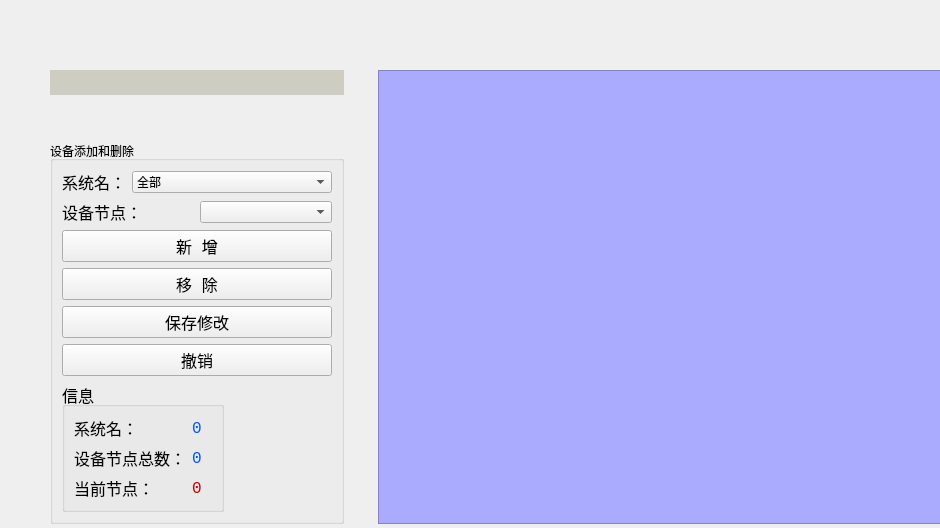
<?xml version="1.0" encoding="UTF-8"?>
<ui version="4.0">
 <class>DeviceManage</class>
 <widget class="QWidget" name="DeviceManage">
  <property name="geometry">
   <rect>
    <x>0</x>
    <y>0</y>
    <width>940</width>
    <height>528</height>
   </rect>
  </property>
  <property name="windowTitle">
   <string>Form</string>
  </property>
  <widget class="QWidget" name="layoutWidget">
   <property name="geometry">
    <rect>
     <x>50</x>
     <y>30</y>
     <width>1317</width>
     <height>534</height>
    </rect>
   </property>
   <layout class="QHBoxLayout" name="horizontalLayout_3" stretch="0,0,1,0">
    <item>
     <layout class="QVBoxLayout" name="verticalLayout_6">
      <property name="sizeConstraint">
       <enum>QLayout::SetFixedSize</enum>
      </property>
      <item>
       <spacer name="verticalSpacer">
        <property name="orientation">
         <enum>Qt::Vertical</enum>
        </property>
        <property name="sizeType">
         <enum>QSizePolicy::Fixed</enum>
        </property>
        <property name="sizeHint" stdset="0">
         <size>
          <width>20</width>
          <height>40</height>
         </size>
        </property>
       </spacer>
      </item>
      <item>
       <widget class="QLabel" name="bigSyslabel">
        <property name="sizePolicy">
         <sizepolicy hsizetype="Preferred" vsizetype="Expanding">
          <horstretch>0</horstretch>
          <verstretch>0</verstretch>
         </sizepolicy>
        </property>
        <property name="styleSheet">
         <string notr="true">font: 75 20pt &quot;Adobe Arabic&quot;;
color: rgb(205, 0, 0);
background-color: rgb(205, 205, 193);</string>
        </property>
        <property name="text">
         <string/>
        </property>
        <property name="alignment">
         <set>Qt::AlignCenter</set>
        </property>
       </widget>
      </item>
      <item>
       <spacer name="verticalSpacer_5">
        <property name="orientation">
         <enum>Qt::Vertical</enum>
        </property>
        <property name="sizeType">
         <enum>QSizePolicy::Fixed</enum>
        </property>
        <property name="sizeHint" stdset="0">
         <size>
          <width>20</width>
          <height>40</height>
         </size>
        </property>
       </spacer>
      </item>
      <item>
       <widget class="QGroupBox" name="groupBox_2">
        <property name="styleSheet">
         <string notr="true">font: 75 12pt &quot;Courier New&quot;;</string>
        </property>
        <property name="title">
         <string>设备添加和删除</string>
        </property>
        <layout class="QVBoxLayout" name="verticalLayout_5">
         <item>
          <layout class="QVBoxLayout" name="verticalLayout_3" stretch="1,1">
           <item>
            <layout class="QVBoxLayout" name="verticalLayout">
             <property name="sizeConstraint">
              <enum>QLayout::SetFixedSize</enum>
             </property>
             <item>
              <layout class="QHBoxLayout" name="horizontalLayout">
               <item>
                <widget class="QLabel" name="label_2">
                 <property name="sizePolicy">
                  <sizepolicy hsizetype="Expanding" vsizetype="Preferred">
                   <horstretch>0</horstretch>
                   <verstretch>0</verstretch>
                  </sizepolicy>
                 </property>
                 <property name="font">
                  <font>
                   <family>Courier New</family>
                   <pointsize>12</pointsize>
                   <weight>9</weight>
                   <italic>false</italic>
                   <bold>false</bold>
                  </font>
                 </property>
                 <property name="text">
                  <string>系统名：</string>
                 </property>
                </widget>
               </item>
               <item>
                <widget class="QComboBox" name="cbxYear">
                 <property name="sizePolicy">
                  <sizepolicy hsizetype="Expanding" vsizetype="Fixed">
                   <horstretch>0</horstretch>
                   <verstretch>0</verstretch>
                  </sizepolicy>
                 </property>
                 <property name="minimumSize">
                  <size>
                   <width>200</width>
                   <height>0</height>
                  </size>
                 </property>
                 <property name="maximumSize">
                  <size>
                   <width>200</width>
                   <height>16777215</height>
                  </size>
                 </property>
                 <item>
                  <property name="text">
                   <string>全部</string>
                  </property>
                 </item>
                </widget>
               </item>
              </layout>
             </item>
             <item>
              <layout class="QHBoxLayout" name="horizontalLayout_2">
               <item>
                <widget class="QLabel" name="label_7">
                 <property name="sizePolicy">
                  <sizepolicy hsizetype="Expanding" vsizetype="Preferred">
                   <horstretch>0</horstretch>
                   <verstretch>0</verstretch>
                  </sizepolicy>
                 </property>
                 <property name="font">
                  <font>
                   <family>Courier New</family>
                   <pointsize>12</pointsize>
                   <weight>9</weight>
                   <italic>false</italic>
                   <bold>false</bold>
                  </font>
                 </property>
                 <property name="text">
                  <string>设备节点：</string>
                 </property>
                </widget>
               </item>
               <item>
                <widget class="QComboBox" name="cbxTerm">
                 <property name="sizePolicy">
                  <sizepolicy hsizetype="Expanding" vsizetype="Fixed">
                   <horstretch>0</horstretch>
                   <verstretch>0</verstretch>
                  </sizepolicy>
                 </property>
                 <property name="minimumSize">
                  <size>
                   <width>100</width>
                   <height>0</height>
                  </size>
                 </property>
                </widget>
               </item>
              </layout>
             </item>
            </layout>
           </item>
           <item>
            <layout class="QVBoxLayout" name="verticalLayout_2">
             <property name="sizeConstraint">
              <enum>QLayout::SetFixedSize</enum>
             </property>
             <item>
              <widget class="QPushButton" name="btnAdd">
               <property name="font">
                <font>
                 <family>Courier New</family>
                 <pointsize>12</pointsize>
                 <weight>9</weight>
                 <italic>false</italic>
                 <bold>false</bold>
                </font>
               </property>
               <property name="text">
                <string>新 增</string>
               </property>
              </widget>
             </item>
             <item>
              <widget class="QPushButton" name="btnRemove">
               <property name="font">
                <font>
                 <family>Courier New</family>
                 <pointsize>12</pointsize>
                 <weight>9</weight>
                 <italic>false</italic>
                 <bold>false</bold>
                </font>
               </property>
               <property name="text">
                <string>移 除</string>
               </property>
              </widget>
             </item>
             <item>
              <widget class="QPushButton" name="btnSave">
               <property name="font">
                <font>
                 <family>Courier New</family>
                 <pointsize>12</pointsize>
                 <weight>9</weight>
                 <italic>false</italic>
                 <bold>false</bold>
                </font>
               </property>
               <property name="text">
                <string>保存修改</string>
               </property>
              </widget>
             </item>
             <item>
              <widget class="QPushButton" name="btnRedo">
               <property name="font">
                <font>
                 <family>Courier New</family>
                 <pointsize>12</pointsize>
                 <weight>9</weight>
                 <italic>false</italic>
                 <bold>false</bold>
                </font>
               </property>
               <property name="text">
                <string>撤销</string>
               </property>
              </widget>
             </item>
             <item>
              <widget class="QGroupBox" name="groupBox">
               <property name="sizePolicy">
                <sizepolicy hsizetype="Preferred" vsizetype="Fixed">
                 <horstretch>0</horstretch>
                 <verstretch>0</verstretch>
                </sizepolicy>
               </property>
               <property name="font">
                <font>
                 <family>Courier New</family>
                 <pointsize>12</pointsize>
                 <weight>9</weight>
                 <italic>false</italic>
                 <bold>false</bold>
                </font>
               </property>
               <property name="title">
                <string>信息</string>
               </property>
               <layout class="QVBoxLayout" name="verticalLayout_4">
                <property name="sizeConstraint">
                 <enum>QLayout::SetFixedSize</enum>
                </property>
                <item>
                 <layout class="QGridLayout" name="gridLayout">
                  <property name="rightMargin">
                   <number>10</number>
                  </property>
                  <item row="0" column="1">
                   <widget class="QLabel" name="SysNameLabel">
                    <property name="palette">
                     <palette>
                      <active>
                       <colorrole role="WindowText">
                        <brush brushstyle="SolidPattern">
                         <color alpha="255">
                          <red>0</red>
                          <green>85</green>
                          <blue>255</blue>
                         </color>
                        </brush>
                       </colorrole>
                      </active>
                      <inactive>
                       <colorrole role="WindowText">
                        <brush brushstyle="SolidPattern">
                         <color alpha="255">
                          <red>0</red>
                          <green>85</green>
                          <blue>255</blue>
                         </color>
                        </brush>
                       </colorrole>
                      </inactive>
                      <disabled>
                       <colorrole role="WindowText">
                        <brush brushstyle="SolidPattern">
                         <color alpha="255">
                          <red>120</red>
                          <green>120</green>
                          <blue>120</blue>
                         </color>
                        </brush>
                       </colorrole>
                      </disabled>
                     </palette>
                    </property>
                    <property name="font">
                     <font>
                      <family>Courier New</family>
                      <pointsize>12</pointsize>
                      <weight>9</weight>
                      <italic>false</italic>
                      <bold>false</bold>
                     </font>
                    </property>
                    <property name="text">
                     <string>0</string>
                    </property>
                   </widget>
                  </item>
                  <item row="1" column="0">
                   <widget class="QLabel" name="label_4">
                    <property name="text">
                     <string>设备节点总数：</string>
                    </property>
                   </widget>
                  </item>
                  <item row="2" column="1">
                   <widget class="QLabel" name="currentNodeLabel">
                    <property name="palette">
                     <palette>
                      <active>
                       <colorrole role="WindowText">
                        <brush brushstyle="SolidPattern">
                         <color alpha="255">
                          <red>198</red>
                          <green>0</green>
                          <blue>0</blue>
                         </color>
                        </brush>
                       </colorrole>
                      </active>
                      <inactive>
                       <colorrole role="WindowText">
                        <brush brushstyle="SolidPattern">
                         <color alpha="255">
                          <red>198</red>
                          <green>0</green>
                          <blue>0</blue>
                         </color>
                        </brush>
                       </colorrole>
                      </inactive>
                      <disabled>
                       <colorrole role="WindowText">
                        <brush brushstyle="SolidPattern">
                         <color alpha="255">
                          <red>120</red>
                          <green>120</green>
                          <blue>120</blue>
                         </color>
                        </brush>
                       </colorrole>
                      </disabled>
                     </palette>
                    </property>
                    <property name="font">
                     <font>
                      <family>Courier New</family>
                      <pointsize>12</pointsize>
                      <weight>9</weight>
                      <italic>false</italic>
                      <bold>false</bold>
                     </font>
                    </property>
                    <property name="text">
                     <string>0</string>
                    </property>
                   </widget>
                  </item>
                  <item row="2" column="0">
                   <widget class="QLabel" name="label_3">
                    <property name="text">
                     <string>当前节点：</string>
                    </property>
                   </widget>
                  </item>
                  <item row="1" column="1">
                   <widget class="QLabel" name="TotalNodeNumLabel">
                    <property name="palette">
                     <palette>
                      <active>
                       <colorrole role="WindowText">
                        <brush brushstyle="SolidPattern">
                         <color alpha="255">
                          <red>0</red>
                          <green>85</green>
                          <blue>255</blue>
                         </color>
                        </brush>
                       </colorrole>
                      </active>
                      <inactive>
                       <colorrole role="WindowText">
                        <brush brushstyle="SolidPattern">
                         <color alpha="255">
                          <red>0</red>
                          <green>85</green>
                          <blue>255</blue>
                         </color>
                        </brush>
                       </colorrole>
                      </inactive>
                      <disabled>
                       <colorrole role="WindowText">
                        <brush brushstyle="SolidPattern">
                         <color alpha="255">
                          <red>120</red>
                          <green>120</green>
                          <blue>120</blue>
                         </color>
                        </brush>
                       </colorrole>
                      </disabled>
                     </palette>
                    </property>
                    <property name="font">
                     <font>
                      <family>Courier New</family>
                      <pointsize>12</pointsize>
                      <weight>9</weight>
                      <italic>false</italic>
                      <bold>false</bold>
                     </font>
                    </property>
                    <property name="text">
                     <string>0</string>
                    </property>
                   </widget>
                  </item>
                  <item row="0" column="0">
                   <widget class="QLabel" name="label_6">
                    <property name="text">
                     <string>系统名：</string>
                    </property>
                   </widget>
                  </item>
                 </layout>
                </item>
               </layout>
              </widget>
             </item>
            </layout>
           </item>
          </layout>
         </item>
        </layout>
       </widget>
      </item>
      <item>
       <spacer name="verticalSpacer_2">
        <property name="orientation">
         <enum>Qt::Vertical</enum>
        </property>
        <property name="sizeHint" stdset="0">
         <size>
          <width>20</width>
          <height>40</height>
         </size>
        </property>
       </spacer>
      </item>
     </layout>
    </item>
    <item>
     <spacer name="horizontalSpacer">
      <property name="orientation">
       <enum>Qt::Horizontal</enum>
      </property>
      <property name="sizeType">
       <enum>QSizePolicy::Expanding</enum>
      </property>
      <property name="sizeHint" stdset="0">
       <size>
        <width>40</width>
        <height>20</height>
       </size>
      </property>
     </spacer>
    </item>
    <item>
     <layout class="QVBoxLayout" name="verticalLayout_7">
      <property name="sizeConstraint">
       <enum>QLayout::SetFixedSize</enum>
      </property>
      <item>
       <spacer name="verticalSpacer_3">
        <property name="orientation">
         <enum>Qt::Vertical</enum>
        </property>
        <property name="sizeType">
         <enum>QSizePolicy::Fixed</enum>
        </property>
        <property name="sizeHint" stdset="0">
         <size>
          <width>20</width>
          <height>40</height>
         </size>
        </property>
       </spacer>
      </item>
      <item>
       <widget class="TableView" name="tableView">
        <property name="sizePolicy">
         <sizepolicy hsizetype="Preferred" vsizetype="Preferred">
          <horstretch>0</horstretch>
          <verstretch>0</verstretch>
         </sizepolicy>
        </property>
        <property name="minimumSize">
         <size>
          <width>960</width>
          <height>0</height>
         </size>
        </property>
        <property name="maximumSize">
         <size>
          <width>960</width>
          <height>16777215</height>
         </size>
        </property>
        <property name="font">
         <font>
          <family>Courier New</family>
          <pointsize>12</pointsize>
         </font>
        </property>
        <property name="autoFillBackground">
         <bool>false</bool>
        </property>
        <property name="styleSheet">
         <string notr="true">background-color: rgb(170, 170, 255);</string>
        </property>
        <property name="sizeAdjustPolicy">
         <enum>QAbstractScrollArea::AdjustIgnored</enum>
        </property>
        <property name="textElideMode">
         <enum>Qt::ElideMiddle</enum>
        </property>
        <property name="showGrid">
         <bool>false</bool>
        </property>
        <property name="gridStyle">
         <enum>Qt::NoPen</enum>
        </property>
        <property name="sortingEnabled">
         <bool>true</bool>
        </property>
       </widget>
      </item>
      <item>
       <spacer name="verticalSpacer_4">
        <property name="orientation">
         <enum>Qt::Vertical</enum>
        </property>
        <property name="sizeType">
         <enum>QSizePolicy::Fixed</enum>
        </property>
        <property name="sizeHint" stdset="0">
         <size>
          <width>20</width>
          <height>40</height>
         </size>
        </property>
       </spacer>
      </item>
     </layout>
    </item>
    <item>
     <spacer name="horizontalSpacer_2">
      <property name="orientation">
       <enum>Qt::Horizontal</enum>
      </property>
      <property name="sizeType">
       <enum>QSizePolicy::Maximum</enum>
      </property>
      <property name="sizeHint" stdset="0">
       <size>
        <width>40</width>
        <height>20</height>
       </size>
      </property>
     </spacer>
    </item>
   </layout>
  </widget>
 </widget>
 <customwidgets>
  <customwidget>
   <class>TableView</class>
   <extends>QTableView</extends>
   <header>tableview.h</header>
  </customwidget>
 </customwidgets>
 <resources/>
 <connections/>
</ui>
